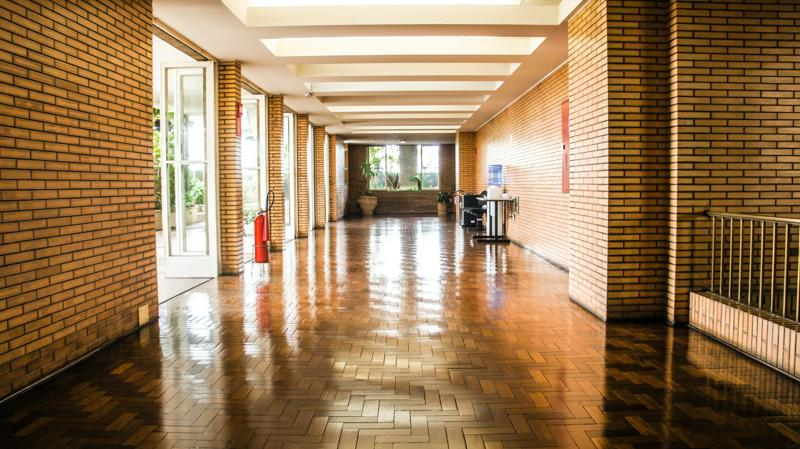
#> input picture vanishing_point/images/img1.jpg, 800 x 449 px
$ python vanish_point.py
#> lines starting #> are read from the running program, lines starting #| are printed output that depends on the picture; after the words box and inside, x2 and y2 are one past the last pixel; in counts of white or black regions, pixels touching at a corner belong together
#> the answer given: images/img1.jpg
"""
**Author:** Kuoyuan Li
# https://medium.com/@KuoyuanLi/detecting-the-vanishing-point-in-one-point-perspective-images-using-computer-vision-algorithms-c4352d4e6c3e
# https://github.com/Kuoyuan-Li/Vanishing-Point-Estimation
"""

# Import needed libraries
import matplotlib.pyplot as plt
import cv2
import os
import numpy as np
import pandas as pd
import random
import math
from tkinter import Tk     # from tkinter import Tk for Python 3.x
from tkinter.filedialog import askopenfilename

# Helper functions

# Show images given a list of images
def show_images(image):
    plt.figure()
    plt.imshow(image,cmap='gray')

# Load images from a folder given their filenames
def load_images(filename):
#> called with filename = 'images/img1.jpg'
    try:
        img = cv2.cvtColor(cv2.imread(filename), cv2.COLOR_BGR2RGB)
        return img
    except IOError:
        print("File is not an image\n")
        exit()

# Plot lines on original images
def show_lines(image,lines):
    # Implementation is based on workshop material
    for line in lines:
        rho,theta = line[0]
        a = np.cos(theta)
        b = np.sin(theta)
        x0 = a*rho
        y0 = b*rho
        pt1 = (int(x0 + 1000*(-b)),int(y0 + 1000*(a)))
        pt2 = (int(x0 - 1000*(-b)),int(y0 - 1000*(a)))
        # Draws a line segment connecting two points, colour=(255,0,0) and thickness=2.
        cv2.line(image,pt1,pt2,(255,0,0),1)
    plt.imshow(image)
    plt.axis('off')
    plt.show()

# Plot lines and points on original images
def show_point(image, point):
    # Implementation is based on workshop material
    cv2.circle(image,point,3,(0,255,0), thickness=3)
    plt.imshow(image)
    plt.axis('off')
    plt.show()

## 1. Detect lines in the image
## Use the Canny edge detector and Hough transform to detect lines in the image.

def detect_lines(image):
    """
    Use Canny edge detection and Hough transform to get selected lines
    (which are useful for locating vanishing point) for all images

    Args: images: a list of original images

    Return: blur_images: Blurred images (for report)
    edge_images: Edge images (for report)
    valid_lines_all: Detected lines
    """
    # Do blurry to smooth the image, try to remove edges from textures
    gau_kernel = cv2.getGaussianKernel(70,4)# 1d gaussian kernel (size, sigma)
    gau_kern2d = np.outer(gau_kernel, gau_kernel)
    gau_kern2d = gau_kern2d/gau_kern2d.sum() # 2d gaussian kernel to do blurry
    # Apply blurry filter
    blur_image = cv2.filter2D(image,-1,gau_kern2d)
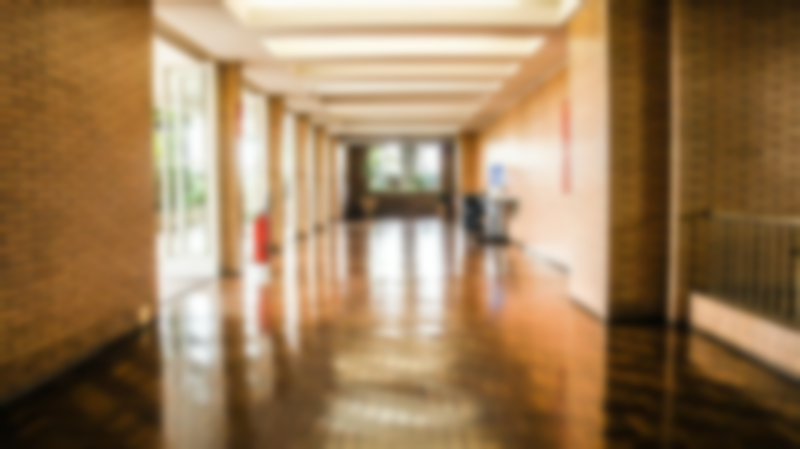
#> blur_image: shape (449, 800, 3); mean R, G, B 154.9, 124.7, 89.4
    # Canny edge detection with OpenCV for all blurry images
    edge_image = cv2.Canny(blur_image,40,70,apertureSize=3,L2gradient=True)
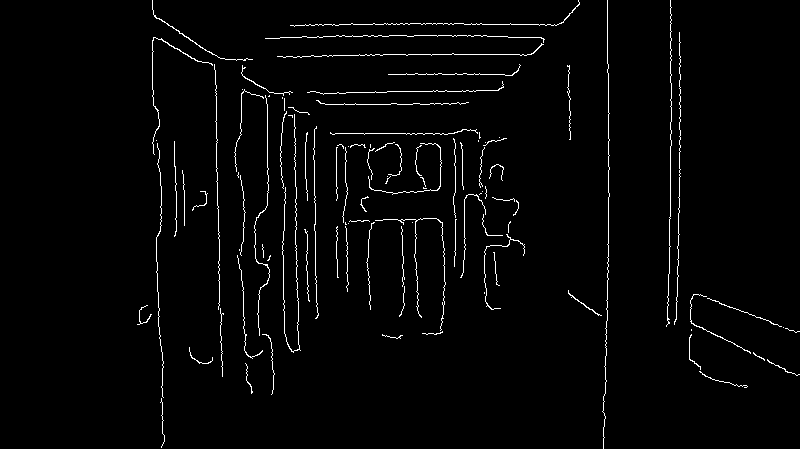
#> edge_image: shape (449, 800); 2.2% white in thin lines or dots, all inside (x1, y1, x2, y2) = (137, 0, 800, 449)
    # Use hough transform to detect all lines
    lines=cv2.HoughLines(edge_image, 1, np.pi/120, 55)
#> lines = 95 rows, first 8: [608, 0], [-212, 3.12], [24, 1.57], [54, 1.57], [670, 0], [614, 0.0262], [679, 0], [684, 0.0262]
    valid_lines = []
    # Remove horizontal and vertical lines as they would not converge to vanishing point
    for line in lines:
        rho,theta = line[0]
        if (theta>0.4 and theta < 1.47) or (theta > 1.67 and theta < 2.74):
            valid_lines.append(line)
#> this loop made 95 passes
#> (rho, theta) on passes 1 to 12: (608, 0), (-212, 3.12), (24, 1.57), (54, 1.57), (670, 0), (614, 0.0262), (679, 0), (684, 0.0262), (133, 1.57), (-150, 3.12), (675, 0.0262), (-27, 2.04)
#> after the loop, valid_lines = 26 items, first 6: [[-27, 2.04]], [[-5, 2.02]], [[-71, 2.15]], [[-49, 2.07]], [[24, 1.94]], [[-75, 2.17]]

    return blur_image,edge_image,valid_lines

### 2. Locate the vanishing point
### Use RANSAC to locate the vanishing point from the detected lines.


#### 2.1 RANSAC functions
#### Define two fuctions required by RANSAC: a function to find the point where lines intersect, and a function to compute the distance from a point to a line.

# Find the intersection point
def find_intersection_point(line1,line2):
    """Implementation is based on code from https://stackoverflow.com/questions/46565975
    Original author: StackOverflow contributor alkasm
    Find an intercept point of 2 lines model

    Args: line1,line2: 2 lines using rho and theta (polar coordinates) to represent

    Return: x0,y0: x and y for the intersection point
    """
    # rho and theta for each line
    rho1, theta1 = line1[0]
    rho2, theta2 = line2[0]
    # Use formula from https://stackoverflow.com/a/383527/5087436 to solve for intersection between 2 lines
    A = np.array([
        [np.cos(theta1), np.sin(theta1)],
        [np.cos(theta2), np.sin(theta2)]
    ])
    b = np.array([[rho1], [rho2]])
    det_A = np.linalg.det(A)
    if det_A != 0:
        x0, y0 = np.linalg.solve(A, b)
        # Round up x and y because pixel cannot have float number
        x0, y0 = int(np.round(x0)), int(np.round(y0))
        return x0, y0
    else:
        return None


# Find the distance from a point to a line
def find_dist_to_line(point,line):
    """Implementation is based on Computer Vision material, owned by the University of Melbourne
    Find an intercept point of the line model with a normal from point to it, to calculate the
    distance betwee point and intercept

    Args: point: the point using x and y to represent
    line: the line using rho and theta (polar coordinates) to represent

    Return: dist: the distance from the point to the line
    """
    x0,y0 = point
    rho, theta = line[0]
    m = (-1*(np.cos(theta)))/np.sin(theta)
    c = rho/np.sin(theta)
    # intersection point with the model
    x = (x0 + m*y0 - m*c)/(1 + m**2)
    y = (m*x0 + (m**2)*y0 - (m**2)*c)/(1 + m**2) + c
    dist = math.sqrt((x - x0)**2 + (y - y0)**2)
    return dist


#### 2.2 RANSAC loop
#### Define the main RANSAC loop

def RANSAC(lines,ransac_iterations,ransac_threshold,ransac_ratio):
    """Implementation is based on code from Computer Vision material, owned by the University of Melbourne
    Use RANSAC to identify the vanishing points for all images

    Args: lines_all: The lines for all images
    ransac_iterations,ransac_threshold,ransac_ratio: RANSAC hyperparameters

    Return: vanishing_points: Estimated vanishing points for all images
    """
    # Store vanishing point for the image
    inlier_count_ratio = 0.
    vanishing_point = (0,0)
    # perform RANSAC iterations for each set of lines
    for iteration in range(ransac_iterations):
        # randomly sample 2 lines
        n = 2
        selected_lines = random.sample(lines,n)
        line1 = selected_lines[0]
        line2 = selected_lines[1]
        intersection_point = find_intersection_point(line1,line2)
        if intersection_point is not None:
            # count the number of inliers num
            inlier_count = 0
            # inliers are lines whose distance to the point is less than ransac_threshold
            for line in lines:
                # find the distance from the line to the point
                dist = find_dist_to_line(intersection_point,line)
                # check whether it's an inlier or not
                if dist < ransac_threshold:
                    inlier_count += 1

            # If the value of inlier_count is higher than previously saved value,
            # save it, and save the current point
            if inlier_count/float(len(lines)) > inlier_count_ratio:
                inlier_count_ratio = inlier_count/float(len(lines))
                vanishing_point = intersection_point

            # We are done in case we have enough inliers
            if inlier_count > len(lines)*ransac_ratio:
                break
    return vanishing_point


### 3. Main function
### Run your vanishing point detection method on a folder of images, return the (x,y) locations of the vanishing points


# RANSAC parameters:
ransac_iterations,ransac_threshold,ransac_ratio = 350,13,0.93

if __name__ == "__main__":
    Tk().withdraw()  # we don't want a full GUI, so keep the root window from appearing
    filename = askopenfilename()  # show an "Open" dialog box and return the path to the selected file
    """For the image, Use Canny+Hough to detect edges, use RANSAC to identify the vanishing points
    """
    # Read images from folder
    image = load_images(filename)
    # Task1: Detect lines using Canny + Hough
    blur_image, edge_image, lines = detect_lines(image)
#> lines has the same summary as valid_lines in detect_lines
    # Show lines on the original images
    # show_lines(images,lines_all)
    # Task2: Use RANSAC to find all vanishing points
    vanishing_point = RANSAC(lines, ransac_iterations, ransac_threshold, ransac_ratio)
#> the loop in RANSAC, `for iteration in range(ransac_iterations):` made 350 passes
#> (n, rho1 in find_intersection_point, theta1 in find_intersection_point, rho2 in find_intersection_point, theta2 in find_intersection_point, A in find_intersection_point, b in find_intersection_point, det_A in find_intersection_point) on pass 3: (2, -46, 2.09, 3, 1.96, [[-0.5, 0.866], [-0.383, 0.924]], [-46, 3], -0.131)
#> (rho1 in find_intersection_point, theta1 in find_intersection_point, rho2 in find_intersection_point, theta2 in find_intersection_point, A in find_intersection_point, b in find_intersection_point, det_A in find_intersection_point) on pass 1: (-80, 2.2, -34, 2.02, [[-0.588, 0.809], [-0.431, 0.903]], [-80, -34], -0.182)
    show_point(image, vanishing_point)
#> in show_point, `cv2.circle(image,point,3,(0,255,0), thickness=3)`: image: shape (449, 800, 3); mean R, G, B 154.8, 124.6, 89.3
    #show_lines(image, lines)


"""
Hyper parameters tunning
Note: the following code is not expected to run while marking. It will take hours to run.
In addition, tuning for Canny edge detection and Hough Transform are done as well. They are described in the report.
"""

"""
# Use grid search to tune hyperparameters for RANSAC
best_result = 10000
best_model = None
for ransac_iterations in range (150,351,50):
    for ransac_threshold in range (10,15,1):
        for ransac_ratio in np.arange(0.81,1,0.02):
            sum_mse = 0
            # Run 10 times to alleviate the effect of stochasticity
            for it in range(0,10):
                vanishing_points = RANSAC(lines_all,ransac_iterations,ransac_threshold,ransac_ratio)
                single_mse = MSE(ground_truth,vanishing_points)
                sum_mse += single_mse
            mse_avg = sum_mse/10
            if mse_avg < best_result:
                best_result = mse_avg
                best_model = ransac_iterations,ransac_threshold,ransac_ratio
print("Best model is:"+
      "ransac_iterations="+str(best_model[0])+
      ", ransac_threshold="+str(best_model[1])+
      ", ransac_ratio="+str(best_model[2])+
      ", which give MSE "+str(best_result))
"""

$ run again, on vanishing_point/images/img13.jpg
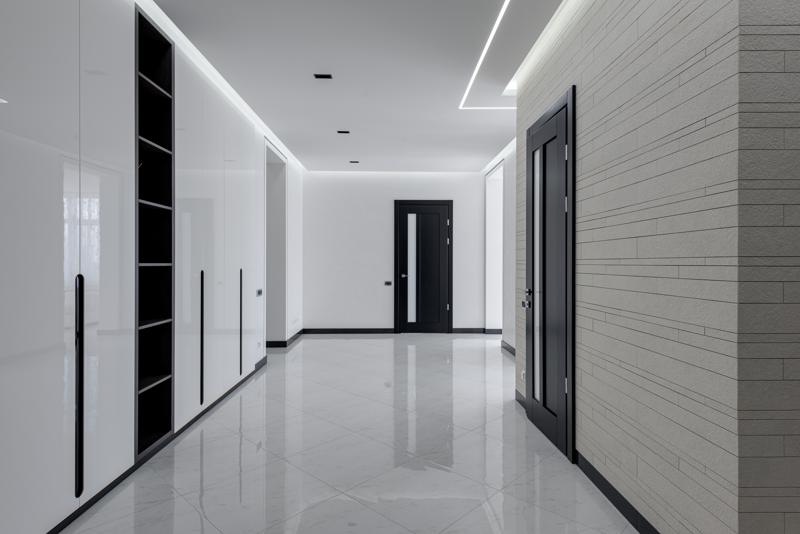
#> input picture vanishing_point/images/img13.jpg, 800 x 534 px
#> in detect_lines, `blur_image = cv2.filter2D(image,-1,gau_kern2d)`:
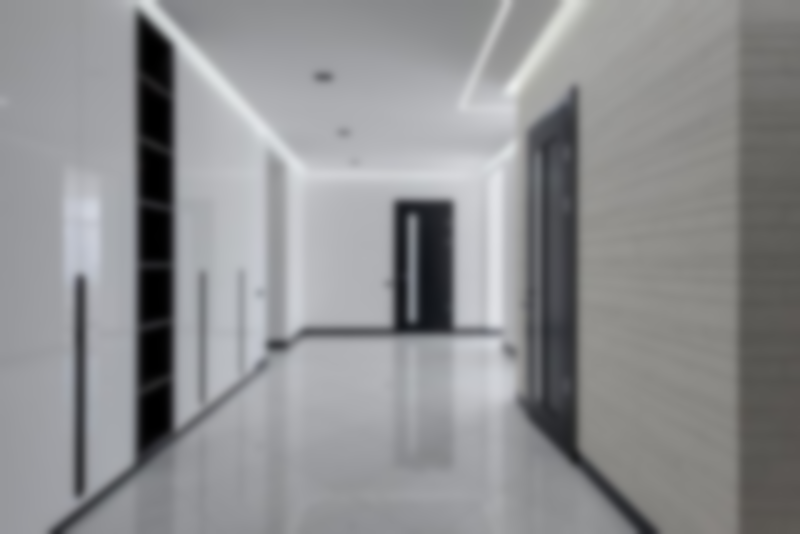
#> blur_image: shape (534, 800, 3); mean R, G, B 142.4, 143.1, 144.8
#> in detect_lines, `edge_image = cv2.Canny(blur_image,40,70,apertureSize=3,L2gradient=True)`:
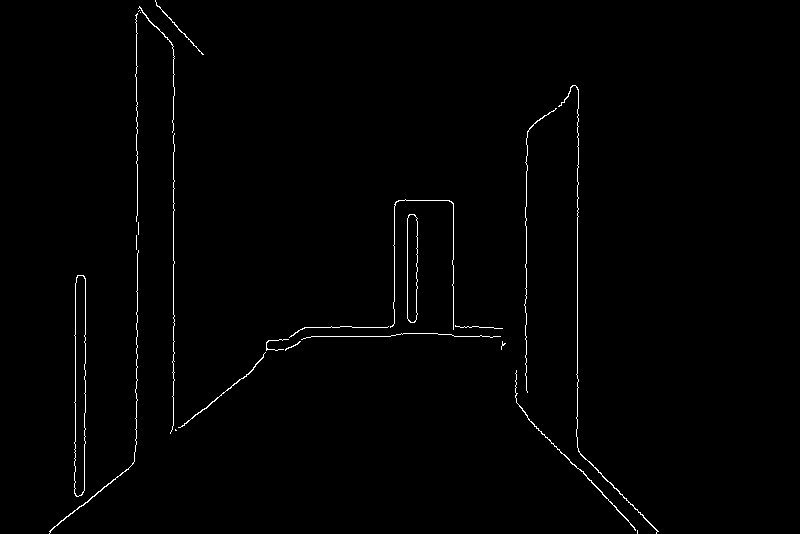
#> edge_image: shape (534, 800); 0.91% white in thin lines or dots, all inside (x1, y1, x2, y2) = (49, 0, 659, 534)
#> in detect_lines, `lines=cv2.HoughLines(edge_image, 1, np.pi/120, 55)`: lines = 36 rows, first 8: [173, 0], [577, 0], [136, 0], [75, 0], [526, 0], [336, 1.57], [85, 0], [-110, 2.38]
#> the loop in detect_lines, `for line in lines:` made 36 passes
#> after the loop in detect_lines, `for line in lines:`: valid_lines = [[[-110, 2.38]], [[444, 0.89]], [[-97, 2.38]], [[-114, 2.41]], [[-90, 2.36]], [[450, 0.916]], [[-77, 2.36]], [[-95, 2.38]], [[443, 0.864]], [[448, 0.916]], [[-118, 2.41]], [[438, 0.864]], [[-58, 2.33]], [[374, 1.47]]]
#> `blur_image, edge_image, lines = detect_lines(image)`: lines has the same summary as valid_lines in detect_lines
#> the loop in RANSAC, `for iteration in range(ransac_iterations):` made 350 passes
#> (rho1 in find_intersection_point, theta1 in find_intersection_point, rho2 in find_intersection_point, theta2 in find_intersection_point, A in find_intersection_point, b in find_intersection_point, det_A in find_intersection_point) on passes 1, 4: (374, 1.47, -77, 2.36, [[0.105, 0.995], [-0.707, 0.707]], [374, -77], 0.777), (443, 0.864, -95, 2.38, [[0.649, 0.76], [-0.725, 0.688]], [443, -95], 0.999)
#> image: shape (534, 800, 3); mean R, G, B 142.4, 143.1, 144.7

$ run again, on vanishing_point/images/img14.jpg
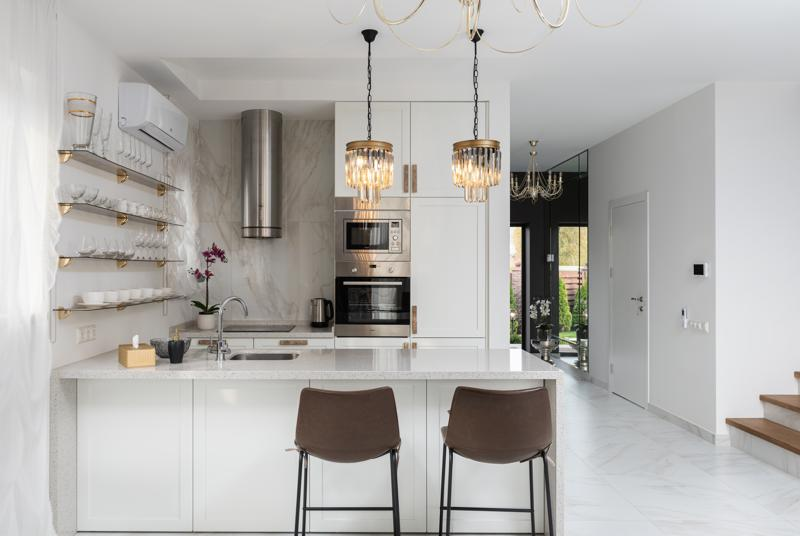
#> input picture vanishing_point/images/img14.jpg, 800 x 536 px
#> in detect_lines, `blur_image = cv2.filter2D(image,-1,gau_kern2d)`:
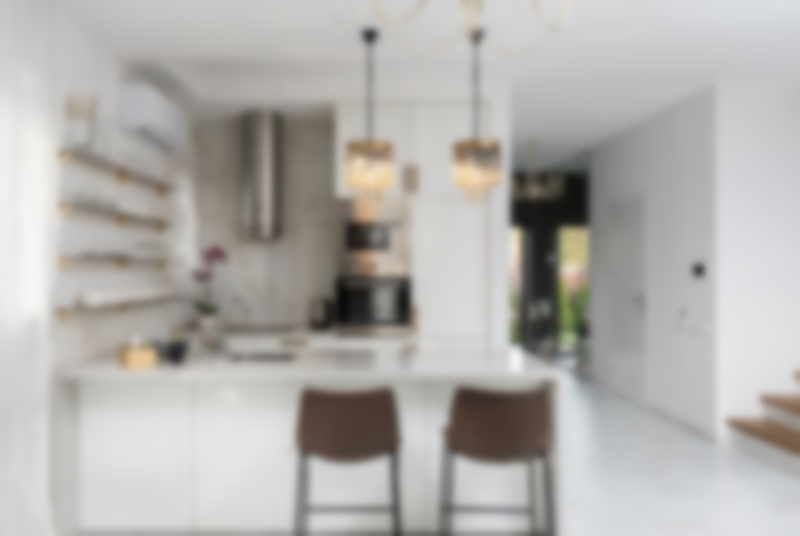
#> blur_image: shape (536, 800, 3); mean R, G, B 177.7, 175.6, 172.6
#> in detect_lines, `edge_image = cv2.Canny(blur_image,40,70,apertureSize=3,L2gradient=True)`:
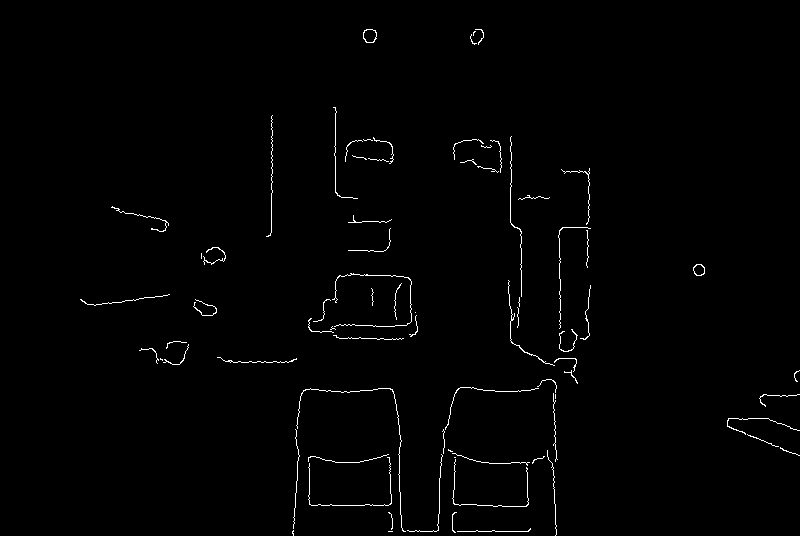
#> edge_image: shape (536, 800); 1% white in thin lines or dots, all inside (x1, y1, x2, y2) = (80, 29, 800, 536)
#> in detect_lines, `lines=cv2.HoughLines(edge_image, 1, np.pi/120, 55)`: lines = 28 rows, first 8: [335, 0], [531, 1.57], [-387, 3.12], [505, 1.57], [271, 0], [510, 0], [-514, 3.12], [515, 0.0262]
#> the loop in detect_lines, `for line in lines:` made 28 passes
#> after the loop in detect_lines, `for line in lines:`: valid_lines = [[[115, 1.96]], [[314, 1.44]]]
#> the loop in RANSAC, `for iteration in range(ransac_iterations):` made 1 pass
#> (rho1 in find_intersection_point, theta1 in find_intersection_point, rho2 in find_intersection_point, theta2 in find_intersection_point, A in find_intersection_point, b in find_intersection_point, det_A in find_intersection_point) on pass 1: (314, 1.44, 115, 1.96, [[0.131, 0.991], [-0.383, 0.924]], [314, 115], 0.5)
#> after the loop in RANSAC, `for iteration in range(ransac_iterations):`: inlier_count_ratio = 1
#> `vanishing_point = RANSAC(lines, ransac_iterations, ransac_threshold, r..`: vanishing_point = (352, 270)
#> image: shape (536, 800, 3); mean R, G, B 177.7, 175.6, 172.5

$ run again, on vanishing_point/images/img15.jpg
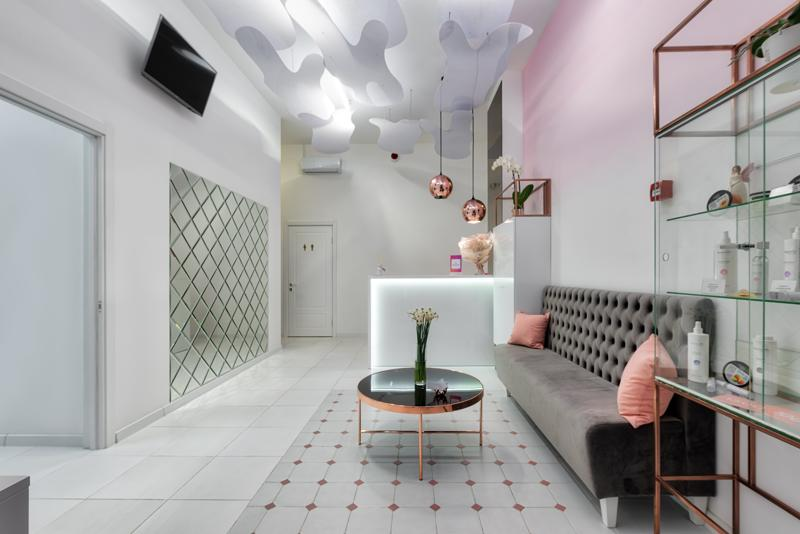
#> input picture vanishing_point/images/img15.jpg, 800 x 534 px
#> in detect_lines, `blur_image = cv2.filter2D(image,-1,gau_kern2d)`:
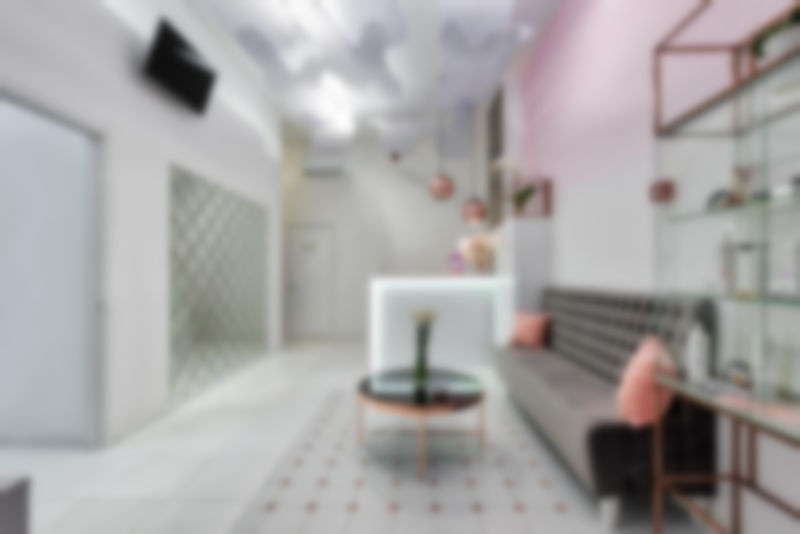
#> blur_image: shape (534, 800, 3); mean R, G, B 167.5, 165.5, 164.8
#> in detect_lines, `edge_image = cv2.Canny(blur_image,40,70,apertureSize=3,L2gradient=True)`:
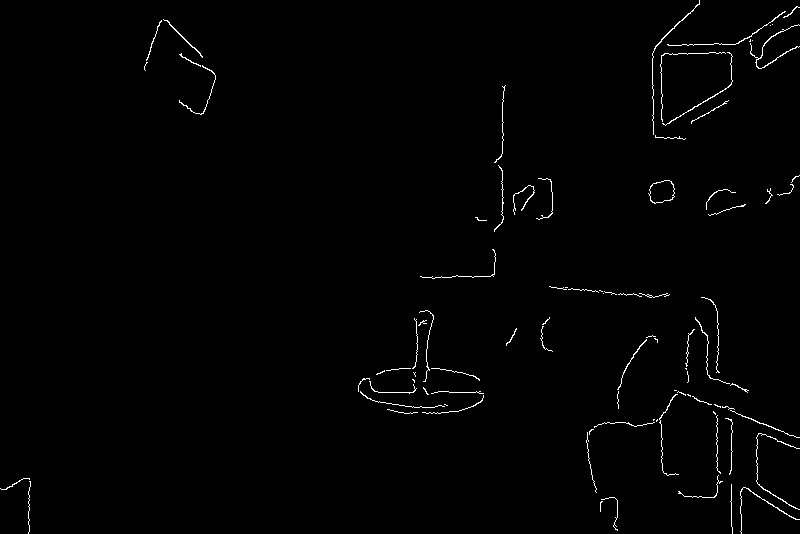
#> edge_image: shape (534, 800); 0.98% white in thin lines or dots
#> in detect_lines, `lines=cv2.HoughLines(edge_image, 1, np.pi/120, 55)`: lines = 19 rows, first 8: [731, 0], [717, 0], [-650, 3.12], [502, 0], [661, 0], [122, 1.94], [392, 1.57], [454, 1.02]
#> the loop in detect_lines, `for line in lines:` made 19 passes
#> after the loop in detect_lines, `for line in lines:`: valid_lines = [[[122, 1.94]], [[454, 1.02]], [[439, 1.05]], [[496, 0.785]], [[-103, 2.36]], [[227, 1.68]], [[99, 1.96]], [[27, 2.12]], [[3, 2.15]], [[470, 0.942]]]
#> `blur_image, edge_image, lines = detect_lines(image)`: lines has the same summary as valid_lines in detect_lines
#> the loop in RANSAC, `for iteration in range(ransac_iterations):` made 1 pass
#> (rho1 in find_intersection_point, theta1 in find_intersection_point, rho2 in find_intersection_point, theta2 in find_intersection_point, A in find_intersection_point, b in find_intersection_point, det_A in find_intersection_point) on pass 1: (99, 1.96, 470, 0.942, [[-0.383, 0.924], [0.588, 0.809]], [99, 470], -0.853)
#> after the loop in RANSAC, `for iteration in range(ransac_iterations):`: inlier_count_ratio = 1
#> `vanishing_point = RANSAC(lines, ransac_iterations, ransac_threshold, r..`: vanishing_point = (415, 279)
#> image: shape (534, 800, 3); mean R, G, B 167.4, 165.5, 164.7
